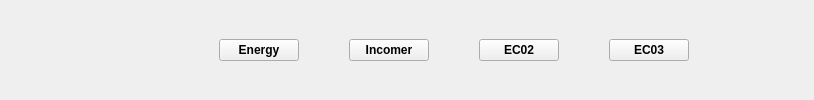
            <widget class="QWidget" name="icon_only_widget_2" native="true">
             <layout class="QHBoxLayout" name="horizontalLayout_36">
              <item>
               <spacer name="horizontalSpacer_4">
                <property name="orientation">
                 <enum>Qt::Horizontal</enum>
                </property>
                <property name="sizeHint" stdset="0">
                 <size>
                  <width>208</width>
                  <height>20</height>
                 </size>
                </property>
               </spacer>
              </item>
              <item>
               <layout class="QHBoxLayout" name="horizontalLayout_35">
                <property name="spacing">
                 <number>50</number>
                </property>
                <item>
                 <widget class="QPushButton" name="energy_btn_3">
                  <property name="font">
                   <font>
                    <weight>75</weight>
                    <bold>true</bold>
                   </font>
                  </property>
                  <property name="styleSheet">
                   <string notr="true"/>
                  </property>
                  <property name="text">
                   <string>Energy</string>
                  </property>
                  <property name="iconSize">
                   <size>
                    <width>25</width>
                    <height>25</height>
                   </size>
                  </property>
                  <property name="checkable">
                   <bool>true</bool>
                  </property>
                  <property name="autoExclusive">
                   <bool>true</bool>
                  </property>
                 </widget>
                </item>
                <item>
                 <widget class="QPushButton" name="incomer_btn_3">
                  <property name="font">
                   <font>
                    <weight>75</weight>
                    <bold>true</bold>
                   </font>
                  </property>
                  <property name="text">
                   <string>Incomer</string>
                  </property>
                  <property name="iconSize">
                   <size>
                    <width>25</width>
                    <height>25</height>
                   </size>
                  </property>
                  <property name="checkable">
                   <bool>true</bool>
                  </property>
                  <property name="autoExclusive">
                   <bool>true</bool>
                  </property>
                 </widget>
                </item>
                <item>
                 <widget class="QPushButton" name="ec02_btn_3">
                  <property name="font">
                   <font>
                    <weight>75</weight>
                    <bold>true</bold>
                   </font>
                  </property>
                  <property name="text">
                   <string>EC02</string>
                  </property>
                  <property name="iconSize">
                   <size>
                    <width>25</width>
                    <height>25</height>
                   </size>
                  </property>
                  <property name="checkable">
                   <bool>true</bool>
                  </property>
                  <property name="autoExclusive">
                   <bool>true</bool>
                  </property>
                 </widget>
                </item>
                <item>
                 <widget class="QPushButton" name="ec03_btn_3">
                  <property name="font">
                   <font>
                    <weight>75</weight>
                    <bold>true</bold>
                   </font>
                  </property>
                  <property name="text">
                   <string>EC03</string>
                  </property>
                  <property name="iconSize">
                   <size>
                    <width>25</width>
                    <height>25</height>
                   </size>
                  </property>
                  <property name="checkable">
                   <bool>true</bool>
                  </property>
                  <property name="autoExclusive">
                   <bool>true</bool>
                  </property>
                 </widget>
                </item>
               </layout>
              </item>
              <item>
               <spacer name="horizontalSpacer_3">
                <property name="orientation">
                 <enum>Qt::Horizontal</enum>
                </property>
                <property name="sizeHint" stdset="0">
                 <size>
                  <width>114</width>
                  <height>20</height>
                 </size>
                </property>
               </spacer>
              </item>
             </layout>
            </widget>
